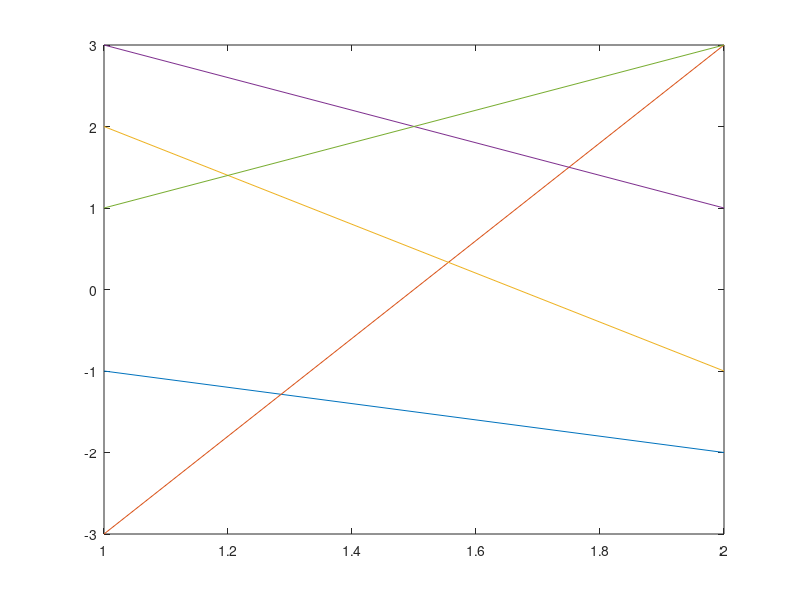

Reproduce this figure in MATLAB.
r = [-1
        -2];
s = [-3
         3];
u = [2
        -1];
v = [3
        1];
w = [1
        3];

M = [-1 -3  2  3  1;
     -2  3 -1  1  3];

plot(M);

rs = dot(r,s);
uv = dot(u,v);
sv = dot(s,v);

fileID = fopen('obach_p4_rs.txt','w');
fprintf(fileID,'%d', rs);
fclose(fileID);

fileID = fopen('obach_p4_sv.txt','w');
fprintf(fileID,'%d', sv);
fclose(fileID);

fileID = fopen('obach_p4_uv.txt','w');
fprintf(fileID,'%d', uv);
fclose(fileID);